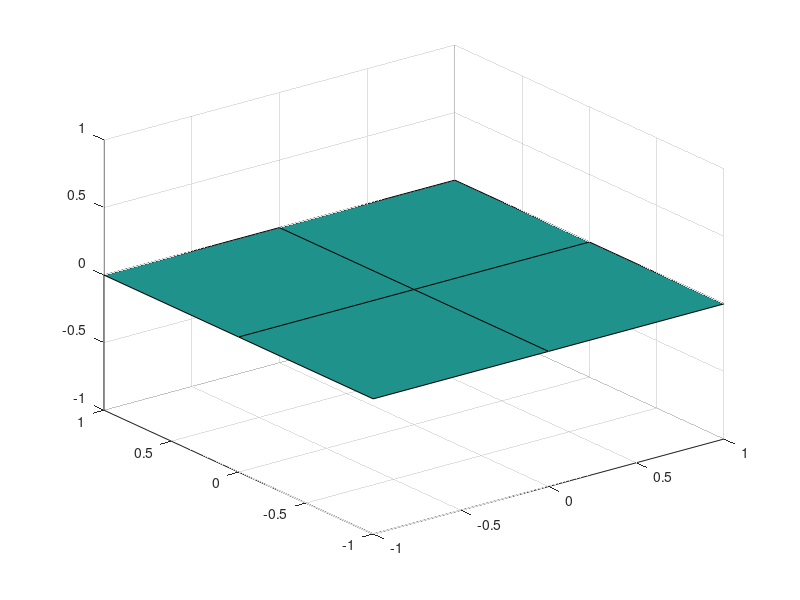

The MATLAB script that drew this image: (Note: this script raises an error after producing the figure.)
res = 1;
% define 1st plane
x1 = 0;
y1 = 0;
z1 = 0;
v1 = [0,0,1];
% plot it
w = null(v1); % Find two orthonormal vectors which are orthogonal to v
[P,Q] = meshgrid(-res:res); % Provide a gridwork (you choose the size)
X = x1+w(1,1)*P+w(1,2)*Q; % Compute the corresponding cartesian coordinates
Y = y1+w(2,1)*P+w(2,2)*Q; %   using the two vectors in w
Z = z1+w(3,1)*P+w(3,2)*Q;
surf(X,Y,Z)

%plot it
w = null(normalBifPlane); % Find two orthonormal vectors which are orthogonal to v
[P,Q] = meshgrid(-res:res); % Provide a gridwork (you choose the size)
X = P1(1)+w(1,1)*P+w(1,2)*Q; % Compute the corresponding cartesian coordinates
Y = P1(2)+w(2,1)*P+w(2,2)*Q; %   using the two vectors in w
Z = P1(3)+w(3,1)*P+w(3,2)*Q;
surf(X,Y,Z)

ptInter0 = rotParam.point;
ptInter1 = rotParam.point + rotParam.vect*1e7;

plot3([ptInter0(1); ptInter0(1)], [ptInter0(2); ptInter0(2)], [ptInter0(3); ptInter0(3)], 'p:y', 'LineWidth', 2) 
plot3([ptInter0(1); ptInter1(1)], [ptInter0(2); ptInter1(2)], [ptInter0(3); ptInter1(3)], 'p:y', 'LineWidth', 2) 
%%
Angles = linspace(0,angle, 10);
[newPoints, ~, ~] = AxelRot([P1', C1', C2'], -Angles(1), intersectVect, intersectPoint);
rotP1 = [newPoints(1,1), newPoints(2,1), newPoints(3,1)];
rotC1 = [newPoints(1,2), newPoints(2,2), newPoints(3,2)];
rotC2 = [newPoints(1,3), newPoints(2,3), newPoints(3,3)];
plot3(rotP1(1), rotP1(2), rotP1(3), 'o', 'MarkerFaceColor', 'r', 'MarkerSize', 8)
plot3(rotC1(1), rotC1(2), rotC1(3), 'o', 'MarkerFaceColor', 'c', 'MarkerSize', 8)
plot3(rotC2(1), rotC2(2), rotC2(3), 'o', 'MarkerFaceColor', 'y', 'MarkerSize', 8)

for i = 2:9
    [newPoints, ~, ~] = AxelRot([P1', C1', C2'], -Angles(i), intersectVect, intersectPoint);
    rotP1 = [newPoints(1,1), newPoints(2,1), newPoints(3,1)];
    rotC1 = [newPoints(1,2), newPoints(2,2), newPoints(3,2)];
    rotC2 = [newPoints(1,3), newPoints(2,3), newPoints(3,3)];
    plot3(rotP1(1), rotP1(2), rotP1(3), 'o', 'MarkerFaceColor', 'r', 'MarkerSize', 4)
    plot3(rotC1(1), rotC1(2), rotC1(3), 'o', 'MarkerFaceColor', 'c', 'MarkerSize', 4)
	plot3(rotC2(1), rotC2(2), rotC2(3), 'o', 'MarkerFaceColor', 'y', 'MarkerSize', 4)
end

[newPoints, ~, ~] = AxelRot([P1', C1', C2'], -Angles(10), intersectVect, intersectPoint);
rotP1 = [newPoints(1,1), newPoints(2,1), newPoints(3,1)];
rotC1 = [newPoints(1,2), newPoints(2,2), newPoints(3,2)];
rotC2 = [newPoints(1,3), newPoints(2,3), newPoints(3,3)];
plot3(rotP1(1), rotP1(2), rotP1(3), 'o', 'MarkerFaceColor', 'r', 'MarkerSize', 8)
plot3(rotC1(1), rotC1(2), rotC1(3), 'o', 'MarkerFaceColor', 'c', 'MarkerSize', 8)
plot3(rotC2(1), rotC2(2), rotC2(3), 'o', 'MarkerFaceColor', 'y', 'MarkerSize', 8)




%% Plane equations (ax+by+cz = d)
[abc, d] = planefit([P1', C1', C2']);
refAbc = [0,0,1];
refD = 0;

sys = [abc; refAbc];
sol = [d; refD];

result = sys\sol;


